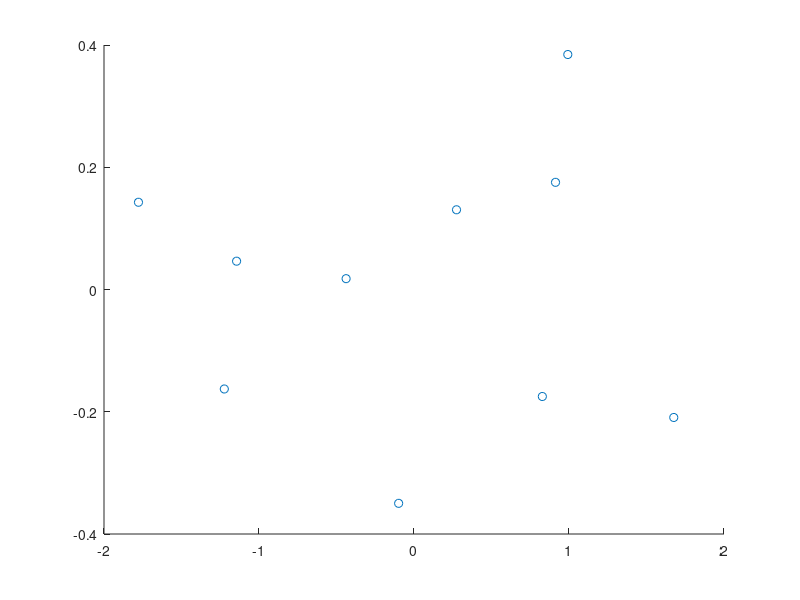

MATLAB code for this plot: (Note: this script raises an error after producing the figure.)
%%% PCA Example based on 
%%http://www.cs.otago.ac.nz/cosc453/student_tutorials/principal_components.pdf

x = [2.5 0.5 2.2 1.9 3.1 2.3 2.0 1.0 1.5 1.1]
y = [2.4 0.7 2.9 2.2 3.0 2.7 1.6 1.1 1.6 0.9]

ux = mean(x)
uy = mean(y)

xp = x - ux
yp = y - uy

result = [xp', yp']

mcov = cov(result)

[eig_vectors, eig_values] = eig(mcov)

% For some reason the eigen vectors differs in sign from the document where
% I am follow this example, so to get the same values I am changing the
% sign

Feature_Vector = [ -eig_vectors(1,2) -eig_vectors(2,2) ; eig_vectors(1,1) eig_vectors(2,1) ]

Final_Data_1 = (Feature_Vector')*(result')

TransformedData = Final_Data_1'

scatter(TransformedData(:,1), TransformedData(:,2))

RowDataAjust = (inv(Feature_Vector'))*Final_Data_1

%considering only one 

Feature_Vector_1D = [ -eig_vectors(1,2) -eig_vectors(2,2) ]
Final_Data_1D = (Feature_Vector_1D)*(result')



RowDataAjust_1D = (Feature_Vector_1D')*Final_Data_1D


% Now using the command of MATLAB princomp(X)

X = result

[COEFF,SCORE, latent] = princomp(X);


% Now doing it by hand :)

%eigen values
lambda_1 = 1.2840
lambda_2 = 0.0491

%eigen vectors

EigVector_1 = [0.6779;0.7352]
EigVector_2 = [-0.7351;0.6779]

EigVector = [EigVector_1 EigVector_2]

% Computing the PCA

Feature_Vector = EigVector;

Final_Data_1 = (Feature_Vector')*(result')

TransformedData = Final_Data_1'

scatter(TransformedData(:,1), TransformedData(:,2))

RowDataAjust_m = (inv(Feature_Vector'))*Final_Data_1

%considering only one 

Feature_Vector_1D = EigVector_1;
Final_Data_1D_m = (Feature_Vector_1D)*(result')



RowDataAjust_1D_m = (Feature_Vector_1D')*Final_Data_1D



